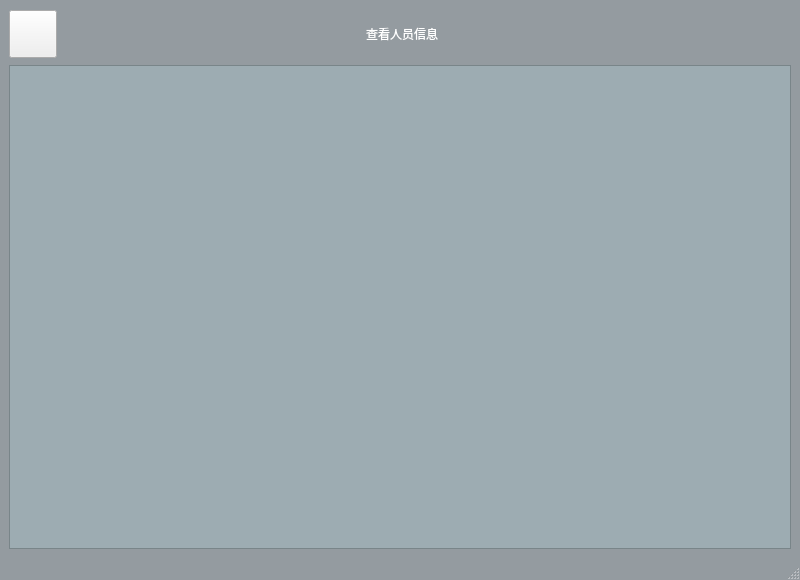
<?xml version="1.0" encoding="UTF-8"?>
<ui version="4.0">
 <class>ShowTable</class>
 <widget class="QMainWindow" name="ShowTable">
  <property name="geometry">
   <rect>
    <x>0</x>
    <y>0</y>
    <width>800</width>
    <height>580</height>
   </rect>
  </property>
  <property name="sizePolicy">
   <sizepolicy hsizetype="Minimum" vsizetype="Minimum">
    <horstretch>0</horstretch>
    <verstretch>0</verstretch>
   </sizepolicy>
  </property>
  <property name="minimumSize">
   <size>
    <width>800</width>
    <height>580</height>
   </size>
  </property>
  <property name="maximumSize">
   <size>
    <width>800</width>
    <height>580</height>
   </size>
  </property>
  <property name="windowTitle">
   <string>MainWindow</string>
  </property>
  <property name="styleSheet">
   <string notr="true">QMainWindow{background-color: #949BA0;}
QLabel
{
	
	font: 16pt &quot;萍方粗&quot;;
	color: rgb(255, 255, 255);
}

#backBt
{
	
	border-image: url(:/pic_ui/back1.png);
}
#backBt:hover
{
	
	border-image: url(:/pic_ui/back2.png);
}
#tableView
{
	
	background-color: #9DACB2;
}</string>
  </property>
  <widget class="QWidget" name="centralwidget">
   <layout class="QVBoxLayout" name="verticalLayout_2">
    <item>
     <layout class="QVBoxLayout" name="verticalLayout">
      <item>
       <layout class="QHBoxLayout" name="horizontalLayout">
        <item>
         <widget class="QPushButton" name="backBt">
          <property name="sizePolicy">
           <sizepolicy hsizetype="Minimum" vsizetype="Minimum">
            <horstretch>0</horstretch>
            <verstretch>0</verstretch>
           </sizepolicy>
          </property>
          <property name="minimumSize">
           <size>
            <width>48</width>
            <height>48</height>
           </size>
          </property>
          <property name="maximumSize">
           <size>
            <width>48</width>
            <height>48</height>
           </size>
          </property>
          <property name="text">
           <string/>
          </property>
         </widget>
        </item>
        <item>
         <widget class="QLabel" name="label">
          <property name="sizePolicy">
           <sizepolicy hsizetype="Expanding" vsizetype="Preferred">
            <horstretch>0</horstretch>
            <verstretch>0</verstretch>
           </sizepolicy>
          </property>
          <property name="text">
           <string>查看人员信息</string>
          </property>
          <property name="alignment">
           <set>Qt::AlignCenter</set>
          </property>
         </widget>
        </item>
        <item>
         <spacer name="horizontalSpacer">
          <property name="orientation">
           <enum>Qt::Horizontal</enum>
          </property>
          <property name="sizeType">
           <enum>QSizePolicy::Minimum</enum>
          </property>
          <property name="sizeHint" stdset="0">
           <size>
            <width>50</width>
            <height>50</height>
           </size>
          </property>
         </spacer>
        </item>
       </layout>
      </item>
      <item>
       <widget class="QTableView" name="tableView"/>
      </item>
     </layout>
    </item>
   </layout>
  </widget>
  <widget class="QStatusBar" name="statusbar"/>
 </widget>
 <resources/>
 <connections/>
</ui>
